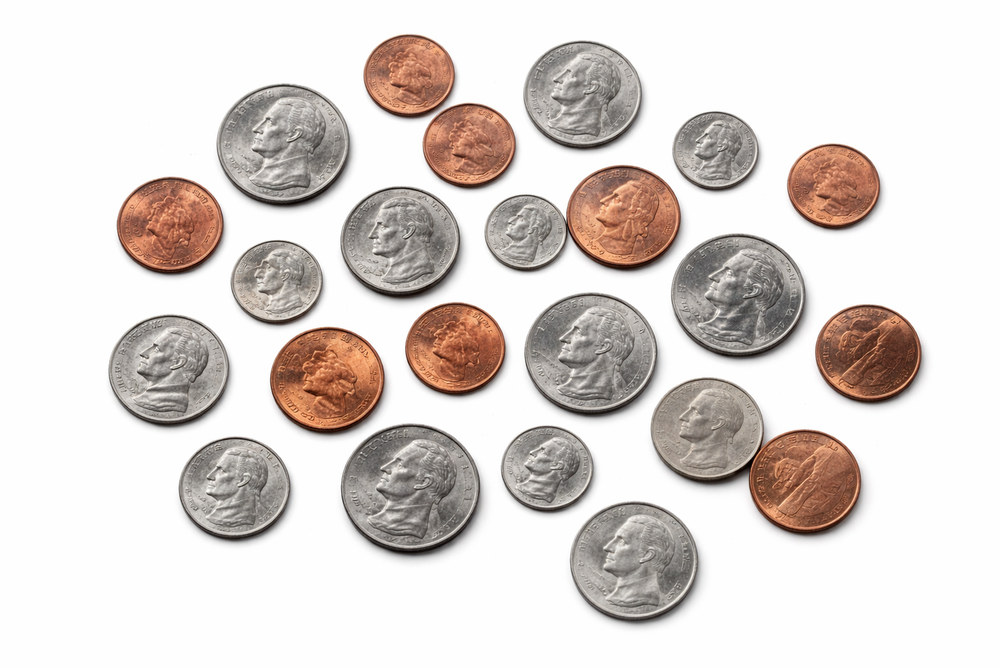
#> input picture coins/coins.png, 1000 x 667 px, shrunk from 1536 x 1024 before the run
$ python count_coins.py
#> lines starting #> are read from the running program, lines starting #| are printed output that depends on the picture; after the words box and inside, x2 and y2 are one past the last pixel; in counts of white or black regions, pixels touching at a corner belong together
import cv2
import numpy as np

# Load the image
img_path = 'coins.png'
img = cv2.imread(img_path)
#> img is the input picture: shape (667, 1000, 3); mean B, G, R 209.7, 213.4, 220.7

if img is None:
    print(f"Could not load image from {img_path}")
    exit(1)

# Convert to grayscale
gray = cv2.cvtColor(img, cv2.COLOR_BGR2GRAY)
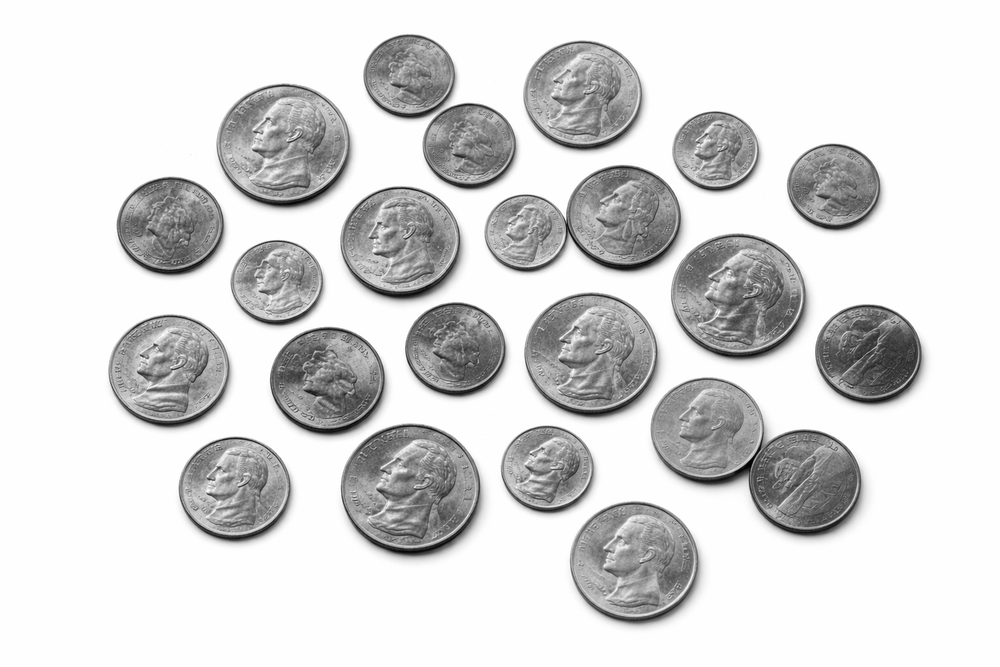
#> gray: shape (667, 1000); min 0, max 255, mean 215.2

# Apply Gaussian blur to reduce noise
blurred = cv2.GaussianBlur(gray, (9, 9), 0)
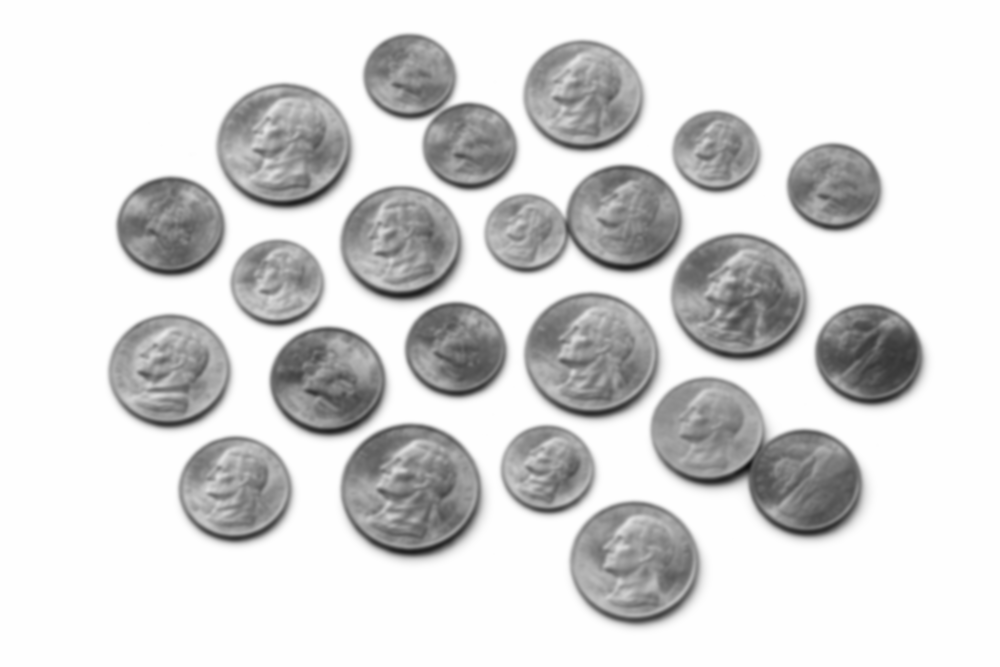
#> blurred: shape (667, 1000); min 18, max 254, mean 215.2

# Detect circles using Hough Circle Detection
circles = cv2.HoughCircles(
    blurred,
    cv2.HOUGH_GRADIENT,
    dp=1,
    minDist=70,   # Minimum distance between circle centers
    param1=130,   # Upper threshold for Canny edge detection
    param2=75,    # Threshold for center accumulation
    minRadius=38,
    maxRadius=110
)
#> circles = 17 rows, first 8: [403.5, 242.5, 57], [633.5, 565.5, 64.9], [411.5, 493.5, 65.6], [322.5, 380.5, 52.7], [170.5, 372.5, 54.9], [235.5, 492.5, 56.8], [586.5, 354.5, 61], [277.5, 145.5, 60]

# Convert to HSV for better color detection
hsv = cv2.cvtColor(img, cv2.COLOR_BGR2HSV)
#> hsv: shape (667, 1000, 3); mean H, S, V 7.8, 18, 220.7

# Count and display results
if circles is not None:
    circles = np.uint16(np.around(circles))
#> circles = 17 rows, first 8: [404, 242, 57], [634, 566, 65], [412, 494, 66], [322, 380, 53], [170, 372, 55], [236, 492, 57], [586, 354, 61], [278, 146, 60]

    # Filter circles by copper color
    penny_count = 0
    img_with_circles = img.copy()

    for i in circles[0, :]:
        center = (i[0], i[1])
        radius = i[2]

        # Extract the region of interest (the coin)
        mask = np.zeros(hsv.shape[:2], dtype=np.uint8)
        cv2.circle(mask, center, radius, 255, -1)

        # Get the average HSV values within the coin
        coin_region = hsv[mask == 255]
        if len(coin_region) > 0:
            avg_h = np.mean(coin_region[:, 0])
            avg_s = np.mean(coin_region[:, 1])
            avg_v = np.mean(coin_region[:, 2])

            # Copper pennies have high saturation, silver coins have low saturation
            is_copper = avg_s > 100

            if is_copper:
                penny_count += 1
                # Draw green circle for pennies
                cv2.circle(img_with_circles, center, radius, (0, 255, 0), 5)
                cv2.circle(img_with_circles, center, 2, (0, 255, 0), 3)
#> this loop made 17 passes
#> (center, radius, avg_h, avg_s, avg_v, is_copper) on passes 1 to 12: ((404, 242), 57, 14.87, 18.96, 150.6, False), ((634, 566), 65, 19.39, 14.24, 156.2, False), ((412, 494), 66, 17.96, 16.53, 137.5, False), ((322, 380), 53, 10.05, 150.1, 171.6, True), ((170, 372), 55, 15.33, 16.73, 159.8, False), ((236, 492), 57, 20.48, 14.78, 159.5, False), ((586, 354), 61, 16.01, 14.73, 147.7, False), ((278, 146), 60, 15.63, 14.92, 157.4, False), ((740, 290), 68, 20.56, 12.48, 145.2, False), ((544, 468), 44, 16.3, 14.77, 155, False), ((456, 352), 50, 11.92, 136.3, 166.7, True), ((472, 148), 45, 11.59, 113.1, 174.3, True)
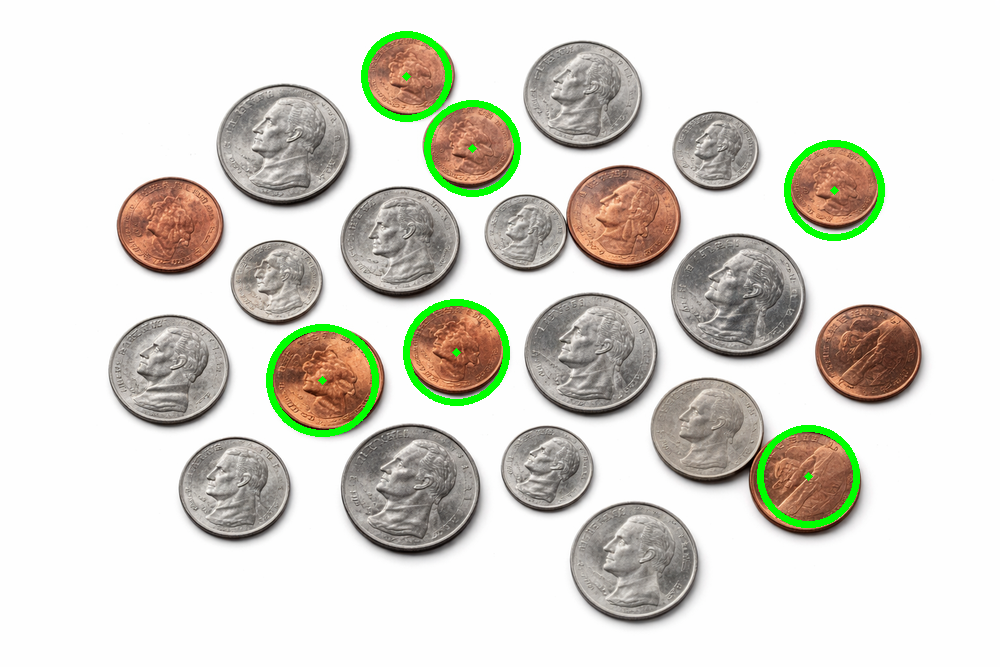
#> img_with_circles: shape (667, 1000, 3); 1.91% of pixels changed, all inside (x1, y1, x2, y2) = (266, 31, 885, 528)
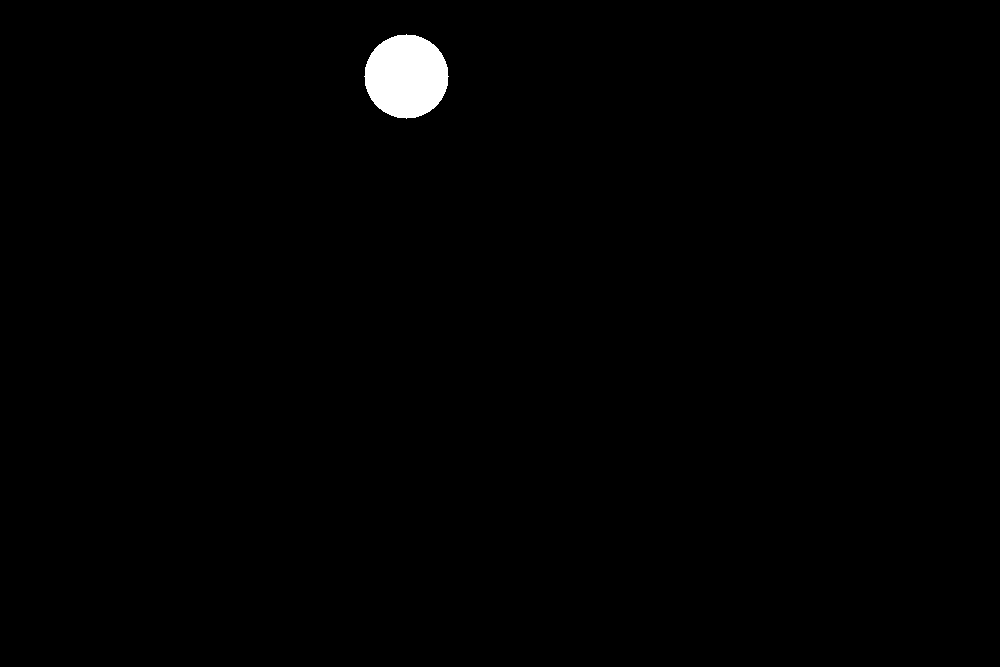
#> mask: shape (667, 1000); 0.83% white; 1 white region, box (x1, y1, x2, y2) and area: (364, 34, 449, 119) 5525
#> after the loop, penny_count = 6

    print(f"Number of pennies detected: {penny_count}")
#| Number of pennies detected: 6

    # Save the result image
    cv2.imwrite('coins_detected.png', img_with_circles)
    print("Result saved to coins_detected.png")
else:
    print("No coins detected")

# Display image info
height, width = img.shape[:2]
#> height = 667; width = 1000
print(f"Image dimensions: {width}x{height}")
#| Image dimensions: 1000x667

$ run again, with coins/coins1.png copied over coins/coins.png
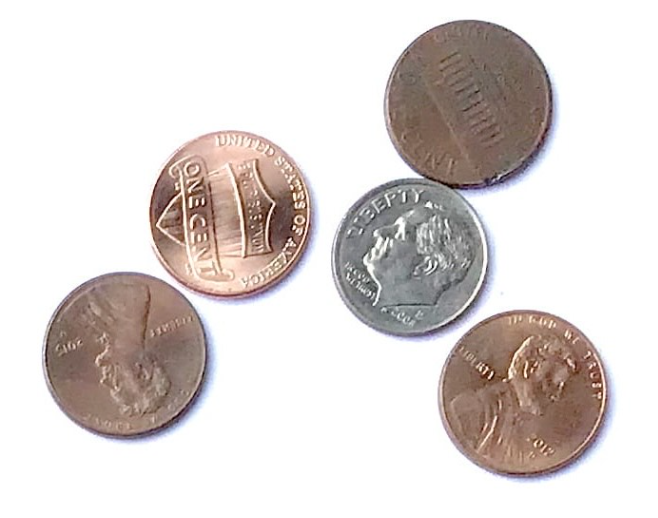
#> input picture coins/coins1.png, 658 x 518 px
#> img is the input picture: shape (518, 658, 3); mean B, G, R 210.6, 212.9, 219.7
#> `blurred = cv2.GaussianBlur(gray, (9, 9), 0)`:
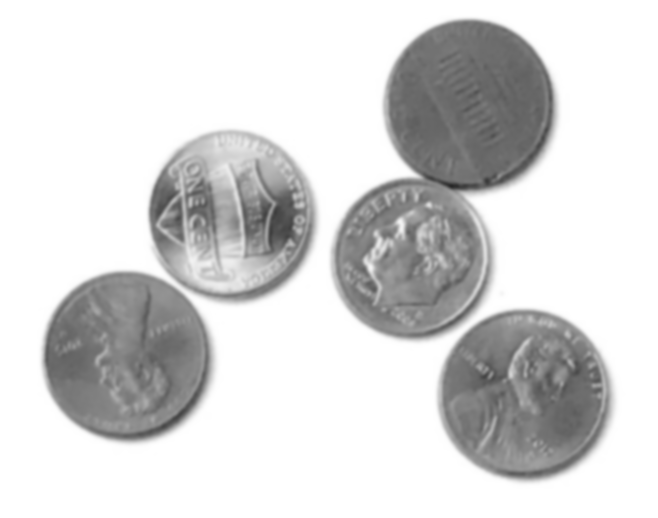
#> blurred: shape (518, 658); min 40, max 255, mean 214.7
#> `circles = cv2.HoughCircles( blurred, cv2.HOUGH_GRADIENT, dp=1, minDist..`: circles = [[468.5, 105.5, 85.6], [126.5, 355.5, 84.7], [412.5, 256.5, 78.9], [524.5, 395.5, 86.5], [228.5, 212.5, 79.7]]
#> hsv: shape (518, 658, 3); mean H, S, V 17.9, 19.2, 220.7
#> `circles = np.uint16(np.around(circles))`: circles = [[468, 106, 86], [126, 356, 85], [412, 256, 79], [524, 396, 86], [228, 212, 80]]
#> the loop `for i in circles[0, :]:` made 5 passes
#> (center, radius, avg_h, avg_s, avg_v) on passes 1 to 5: ((468, 106), 86, 24.73, 58.05, 124.6), ((126, 356), 85, 25.62, 60.44, 147.2), ((412, 256), 79, 87.92, 9.64, 146.4), ((524, 396), 86, 20.55, 81.23, 153), ((228, 212), 80, 10.13, 69.34, 188.3)
#> after the loop `for i in circles[0, :]:`:
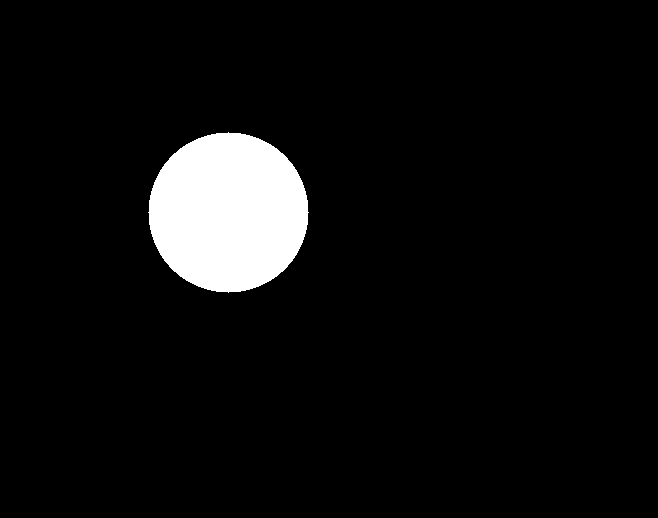
#> mask: shape (518, 658); 5.9% white; 1 white region, box (x1, y1, x2, y2) and area: (148, 132, 309, 293) 20081
#> after the loop `for i in circles[0, :]:`: penny_count = 0
#| Number of pennies detected: 0
#| Image dimensions: 658x518
